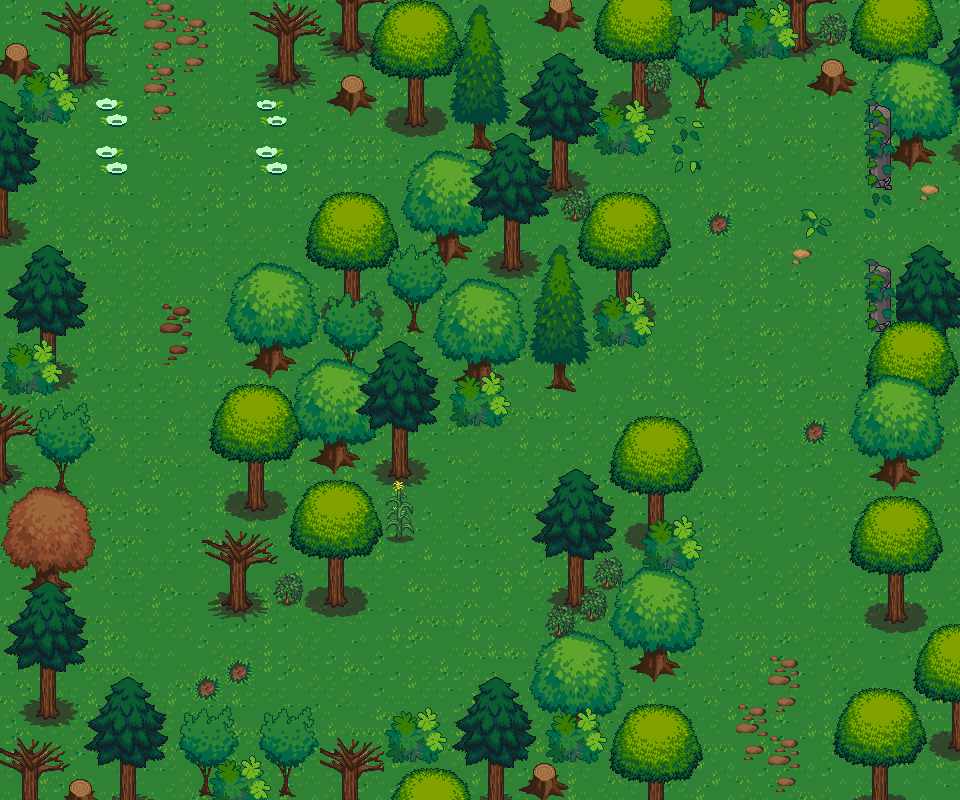

A 2D game scene composited from a Tiled map and its tileset images. What follows is a short description and the map's XML, with each tile layer's data collapsed to a summary:
An orthogonal 60x50 tile map with 16x16 px tiles, 3 tile layers (ground, top1, top2), 5 tilesets and 21 objects.

<map version="1.0" orientation="orthogonal" renderorder="right-down" width="60" height="50" tilewidth="16" tileheight="16" nextobjectid="213">
 <tileset firstgid="1" name="start" tilewidth="16" tileheight="16" tilecount="1024" columns="32">
  <image source="tilesets/trees_plants_rocks.png" width="512" height="512" />
 </tileset>
 <tileset firstgid="1025" name="terrain_atlas" tilewidth="16" tileheight="16" tilecount="4096" columns="64">
  <image source="tilesets/terrain_atlas.png" width="1024" height="1024" />
 </tileset>
 <tileset firstgid="5121" name="base_out_atlas" tilewidth="16" tileheight="16" tilecount="4096" columns="64">
  <image source="tilesets/base_out_atlas.png" width="1024" height="1024" />
 </tileset>
 <tileset firstgid="9217" name="plant repack" tilewidth="16" tileheight="16" tilecount="676" columns="26">
  <image source="tilesets/plant repack.png" width="416" height="416" />
 </tileset>
 <tileset firstgid="9893" name="town" tilewidth="16" tileheight="16" tilecount="1024" columns="32">
  <image source="tilesets/town.png" width="512" height="512" />
 </tileset>
 <layer name="ground" width="60" height="50">
  <data>[3000 cells, 3000 non-empty, 10 distinct tile ids]</data>
 </layer>
 <layer name="top1" width="60" height="50">
  <data>[3000 cells, 1481 non-empty, 293 distinct tile ids]</data>
 </layer>
 <layer name="top2" width="60" height="50">
  <data>[3000 cells, 588 non-empty, 246 distinct tile ids]</data>
 </layer>
 <objectgroup name="barrieren">
  <object id="187" x="704" y="800">
   <polyline points="0,0 0,-48 -48,-112 0,-176 0,-256 -16,-288 0,-336 -32,-384 -64,-384 -112,-320 -144,-320 -176,-256 -144,-192 -176,-112 -224,-112 -256,-80 -320,-80 -336,-64 -368,-64 -416,-96 -448,-80 -496,-96 -528,-80 -576,-112 -624,-96 -640,-112 -624,-176 -640,-208 -608,-256 -624,-304 -624,-336 -608,-368 -624,-400 -640,-448 -608,-496 -688,-608 -672,-656 -624,-688 -608,-752 -608,-800" />
  </object>
  <object id="188" x="256" y="0">
   <polyline points="0,0 16,80 64,80 96,112 192,144 144,192 96,192 48,224 48,256 0,272 -32,320 -16,368 -48,448 -16,480 -16,528 -32,544 -32,592 -16,608 80,608 96,592 96,576 160,528 160,432 240,416 272,384 320,384" />
  </object>
  <object id="189" x="576" y="384">
   <polyline points="0,0 64,-48 80,-64 64,-96 96,-144 64,-192 16,-192 0,-208 0,-224 64,-224 80,-240 80,-272 128,-272 144,-288 160,-320 224,-320 288,-320 288,-208 384,-192 384,-144 352,-128 288,-112 288,-16 272,48 304,112 272,144 304,208 320,240 336,304 304,304 272,320 256,368 288,384 288,416" />
  </object>
  <object id="190" x="816" y="64" width="32" height="32">
   <ellipse />
  </object>
 </objectgroup>
 <objectgroup name="schatztruhen">
  <object id="197" x="576" y="160" width="16" height="16">
   <properties>
    <property name="Inhalt" value="Nahrung1" />
    <property name="typ" value="2" />
   </properties>
  </object>
  <object id="207" x="879.75" y="208.75" width="16" height="16">
   <properties>
    <property name="vorbed" value="11" />
   </properties>
  </object>
  <object id="208" x="879.75" y="188.5" width="16" height="16">
   <properties>
    <property name="vorbed" value="11" />
   </properties>
  </object>
  <object id="209" x="848" y="208" width="16" height="16">
   <properties>
    <property name="vorbed" value="11" />
   </properties>
  </object>
  <object id="210" x="879.75" y="249.25" width="16" height="16">
   <properties>
    <property name="vorbed" value="11" />
   </properties>
  </object>
 </objectgroup>
 <objectgroup name="enemyHumanoid">
  <object id="194" x="208" y="112" width="16" height="16">
   <properties>
    <property name="typ" value="raider-2" />
   </properties>
  </object>
  <object id="198" x="720" y="112" width="16" height="16">
   <properties>
    <property name="typ" value="raider-1" />
   </properties>
  </object>
  <object id="199" x="816" y="112" width="16" height="16">
   <properties>
    <property name="typ" value="raider-1" />
   </properties>
  </object>
  <object id="200" x="432" y="576" width="16" height="16">
   <properties>
    <property name="typ" value="raider-1" />
   </properties>
  </object>
  <object id="201" x="112" y="512" width="16" height="16">
   <properties>
    <property name="typ" value="raider-1" />
   </properties>
  </object>
  <object id="202" x="144" y="112" width="16" height="16">
   <properties>
    <property name="typ" value="raider-1" />
   </properties>
  </object>
 </objectgroup>
 <objectgroup name="areaborder">
  <object id="191" x="704" y="800">
   <properties>
    <property name="ausgang" value="sued" />
    <property name="nextMap" value="2" />
   </properties>
   <polyline points="0,0 160,0" />
  </object>
  <object id="193" x="96" y="0">
   <properties>
    <property name="ausgang" value="nord" />
    <property name="nextMap" value="4" />
   </properties>
   <polyline points="0,0 160,0" />
  </object>
  <object id="211" x="810.666" y="242.667">
   <properties>
    <property name="ausgang" value="ost" />
    <property name="nextMap" value="11" />
   </properties>
   <polyline points="138.667,-56.6667 138.667,7.33333" />
  </object>
 </objectgroup>
 <objectgroup name="startpunkt">
  <object id="131" x="768" y="768" width="16" height="16">
   <properties>
    <property name="start" value="sued" />
   </properties>
  </object>
  <object id="136" x="160" y="16" width="16" height="16">
   <properties>
    <property name="start" value="nord" />
   </properties>
  </object>
  <object id="212" x="900.667" y="225.333" width="16" height="16">
   <properties>
    <property name="start" value="ost" />
   </properties>
  </object>
 </objectgroup>
</map>
